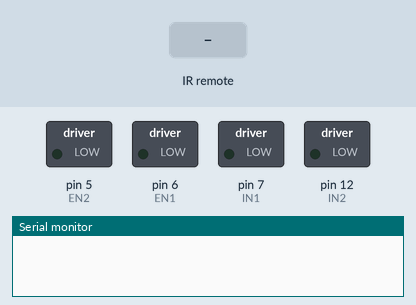
Recording of a sketch running on a simulated Arduino Uno, built with avr-gcc and run on an emulated ATmega328P. On the bench: switched loads named in the sketch (green lamp = pin HIGH), the last lines printed to the serial monitor. The test bench sets the inputs (shaded band).

Above: at 1.2 s.
1.3 s: infrared code 0xFD08F7 received
At 2.5 s:
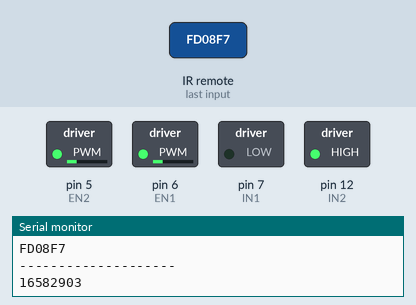
2.8 s: infrared code 0xFD8877 received
At 3.9 s:
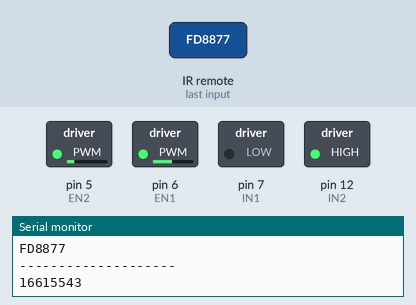
4.3 s: infrared code 0xFD48B7 received
At 5.0 s:
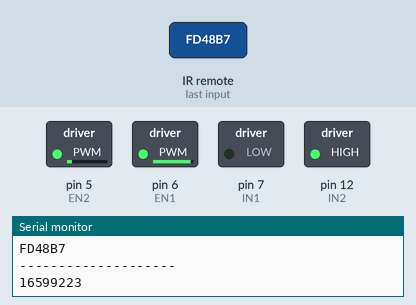
5.8 s: infrared code 0xFD609F received
At 6.2 s:
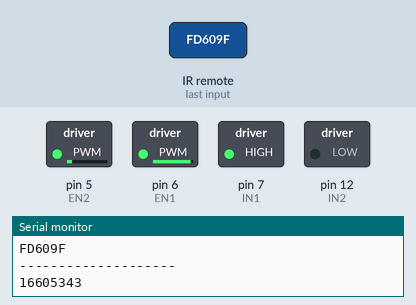
7.3 s: infrared code 0xFD906F received
At 8.5 s:
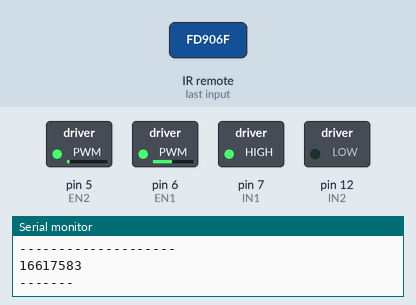
8.8 s: infrared code 0xFD807F received
At 9.7 s:
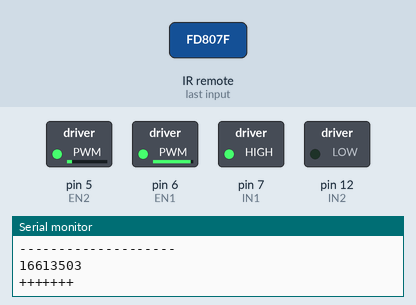
Timing chart, 0 to 11.3 s (numbered marks = the images above; inputs shaded):
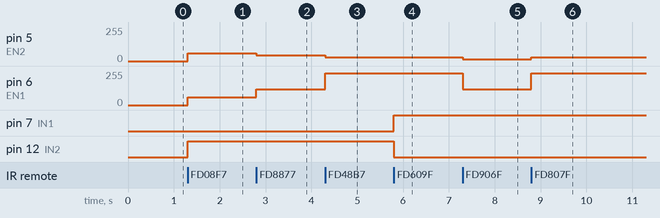

Measured:
- after the input at 1.3 s, pin 5 (EN2), pin 6 (EN1): 0/255 → 60/255 at once; pin 12 (IN2): LOW → HIGH at once
- after the input at 2.8 s, pin 5 (EN2): 60/255 → 45/255 at once; pin 6 (EN1): 60/255 → 120/255 at once
- after the input at 4.3 s, pin 5 (EN2): 45/255 → 30/255 at once; pin 6 (EN1): 120/255 → 240/255 at once
- after the input at 5.8 s, pin 7 (IN1): LOW → HIGH at once; pin 12 (IN2): HIGH → LOW at once
- after the input at 7.3 s, pin 5 (EN2): 30/255 → 15/255 at once; pin 6 (EN1): 240/255 → 120/255 at once
- after the input at 8.8 s, pin 5 (EN2): 15/255 → 30/255 at once; pin 6 (EN1): 120/255 → 240/255 at once

The sketch:

remoteControl_with_speedup_down.ino
```cpp
// (licence header left out)
#include <IRremote.h>

#define R 2  //right encoder interrupt num
#define L 3  //left  encoder interrupt num
#define EN1 6//pin for run the right motor
#define IN1 7//pin for control right motor direction
#define EN2 5//pin for run the left motor
#define IN2 12//pin for control left motor direction
float  time_step= 500; //delay time
volatile int r_val=0;  //store right wheel num
volatile int l_val=0;  //store left wheel num
float l_speed_reality; //reality right speed
float r_speed_reality;  //reality left speed

#define FORW 0
#define BACK 1

int RECV_PIN = 17;

IRrecv irrecv(RECV_PIN);

decode_results results;

void setup()
{
  pinMode(5,OUTPUT);//init the motor driver pins
  pinMode(6,OUTPUT);
  pinMode(7,OUTPUT);
  pinMode(12,OUTPUT);
  Serial.begin(9600);
  irrecv.enableIRIn(); // Start the receiver

}
void Motor_Control(int M1_DIR,int M1_EN,int M2_DIR,int M2_EN)//control motor
{
  //////////M1////////////////////////
  if(M1_DIR==FORW)//M1 motor direction
    digitalWrite(IN1,FORW);//forward
  else
    digitalWrite(IN1,BACK);//back
  if(M1_EN==0)
    analogWrite(EN1,LOW);//stop
  else
    analogWrite(EN1,M1_EN);//set speed

  ///////////M2//////////////////////
  if(M2_DIR==FORW)
    digitalWrite(IN2,FORW);
  else
    digitalWrite(IN2,BACK);
  if(M2_EN==0)
    analogWrite(EN2,LOW);
  else
    analogWrite(EN2,M2_EN);
}

void loop() {
  if (irrecv.decode(&results)) {
    Serial.println(results.value, HEX);
    Serial.println("--------------------");

    Serial.println(results.value);

    irrecv.resume(); // Receive the next value
    static int a;
    static int b;

    if(results.value == 16582903){
       Motor_Control(FORW,60,BACK,60);
       a=1;
       b=1;
    }
    else if(results.value == 16615543){
       Motor_Control(FORW,120,BACK,45);
       a=2;
       b=1;
    }
    else if(results.value == 16599223){
      Motor_Control(FORW,240,BACK,30);
       a=3;
       b=1;
    }
    else if(results.value == 16605343 && a == 1){     //오른쪽 1번
      Motor_Control(BACK,60,FORW,60);
      a=1;
      b=0;
    }
    else if(results.value == 16605343 && a == 2){     //2번
      Motor_Control(BACK,120,FORW,45);
      a=2;
      b=0;
    }
    else if(results.value == 16605343 && a == 3){     //3번
      Motor_Control(BACK,240,FORW,30);
      a=3;
      b=0;
    }
    else if(results.value == 16589023 && a == 1){               //왼쪽 1번
      Motor_Control(FORW,60,BACK,60);
      b=1;
    }
    else if(results.value == 16589023 && a == 2){               //왼쪽 2번
      Motor_Control(FORW,120,BACK,45);
      b=1;
    }
    else if(results.value == 16589023 && a == 3){               //왼쪽 3번
      Motor_Control(FORW,240,BACK,30);
      b=1;
    }
    else if(results.value == 16613503 && a == 1 && b==1){               //속도+
      Motor_Control(FORW,60,BACK,60);
      Serial.println("+++");
    }
    else if(results.value == 16613503 && a == 2 && b==1){               //속도+
      Motor_Control(FORW,120,BACK,45);
      Serial.println("+++++");
    }
    else if(results.value == 16613503 && a == 3 && b==1){               //속도+
      Motor_Control(FORW,240,BACK,30);
      Serial.println("+++++++");
    }
     else if(results.value == 16617583 && a == 1 && b==1){               //속도-
      Motor_Control(FORW,30,BACK,30);
      Serial.println("---");
    }
    else if(results.value == 16617583 && a == 2 && b==1){               //속도-
      Motor_Control(FORW,60,BACK,23);
      Serial.println("-----");
    }
    else if(results.value == 16617583 && a == 3 && b==1){               //속도-
      Motor_Control(FORW,120,BACK,15);
      Serial.println("-------");
    }


    else if(results.value == 16613503 && a == 1 && b==0){               //속도+
      Motor_Control(BACK,60,FORW,60);
      Serial.println("+++");
    }
    else if(results.value == 16613503 && a == 2 && b==0){               //속도+
      Motor_Control(BACK,120,FORW,45);
      Serial.println("+++++");
    }
    else if(results.value == 16613503 && a == 3 && b==0){               //속도+
      Motor_Control(BACK,240,FORW,30);
      Serial.println("+++++++");
    }
     else if(results.value == 16617583 && a == 1 && b==0){               //속도-
      Motor_Control(BACK,30,FORW,30);
      Serial.println("---");
    }
    else if(results.value == 16617583 && a == 2 && b==0){               //속도-
      Motor_Control(BACK,60,FORW,23);
      Serial.println("-----");
    }
    else if(results.value == 16617583 && a == 3 && b==0){               //속도-
      Motor_Control(BACK,120,FORW,15);
      Serial.println("-------");
    }

  }
}
```
